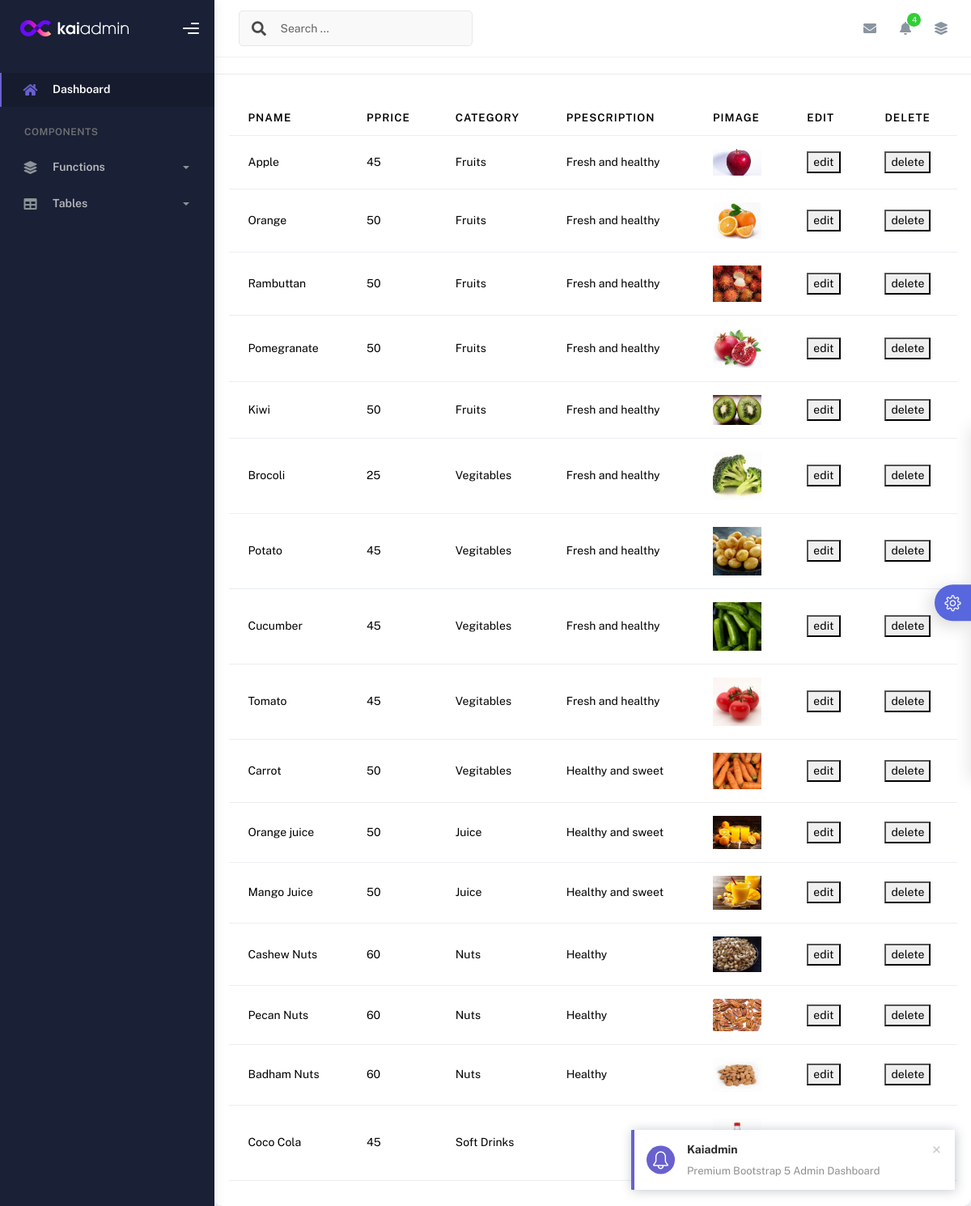
/producttable, run on the app's committed database.
### adminapp/models.py (models this page shows)
class add(models.Model):
    PName=models.CharField(max_length=255)
    PCat=models.CharField(max_length=255)
    PPrice=models.IntegerField(max_length=255)
    PDescription=models.CharField(max_length=255)
    PImage=models.ImageField(upload_to='sample1',default='null.jpg')

### adminapp/views.py (the view)
# urls.py: path('producttable',views.producttable,name='producttable'),
def producttable(request):
    data1=add.objects.all()
    data5=cat.objects.all()
    return render(request,'producttable.html',{'data1':data1,'data':data5})

### adminapp/templates/producttable.html (shortened to what this page needs)
{% extends 'admin1.html' %}
{% block content %}
<div class="card">
  <div class="card-body">
    <table class="table mt-3">
      <thead>
        <tr>
          <th scope="col">PName</th>
          <th scope="col">PPrice</th>
          <th scope="col">Category</th>
          <th scope="col">PPescription</th>
          <th scope="col">PImage</th>
          <th scope="col">Edit</th>
          <th scope="col">Delete</th>
        </tr>
      </thead>
      {% for i in data1 %}
      <tbody>
        <tr>
          <td>{{i.PName}}</td>
          <td>{{i.PPrice}}</td>
          <td>{{i.PCat}}</td>
          <td>{{i.PDescription}}</td>
          <td><img src="{{i.PImage.url}}" alt="" width="60px"></td>
          <td><a href="{% url 'edit1' id=i.id %}"><button>edit</button></a></td>
          <td><a href="{% url 'delete1' id=i.id %}"><button>delete</button></a></td>
        </tr>
      </tbody>
      {% endfor %}
    </table>
  </div>
</div>
{% endblock %}

### adminapp/templates/admin1.html (shortened to what this page needs)
{% load static %}
<!DOCTYPE html>
<html lang="en">
  <head>
    <link rel="stylesheet" href="{% static 'assets/css/bootstrap.min.css' %}" />
    <link rel="stylesheet" href="{% static 'assets/css/plugins.min.css' %}" />
    <link rel="stylesheet" href="{% static 'assets/css/kaiadmin.min.css' %}" />
    <link rel="stylesheet" href="{% static 'assets/css/demo.css' %}" />
  </head>
  <body>
    <div class="wrapper">
      <div class="sidebar" data-background-color="dark">
        <div class="sidebar-logo">
          <div class="logo-header" data-background-color="dark">
            <a href="{% url 'admin1' %}" class="logo">
              <img
                src="{% static 'assets/img/kaiadmin/logo_light.svg' %}"
                alt="navbar brand"
                class="navbar-brand"
                height="20"
              />
            </a>
            <div class="nav-toggle">
              <button class="btn btn-toggle toggle-sidebar">
                <i class="gg-menu-right"></i>
              </button>
            </div>
          </div>
        </div>
        <div class="sidebar-wrapper scrollbar scrollbar-inner">
          <div class="sidebar-content">
            <ul class="nav nav-secondary">
              <li class="nav-item active">
                <a
                  data-bs-toggle="collapse"
                  href="#dashboard"
                  class="collapsed"
                  aria-expanded="false"
                >
                  <i class="fas fa-home"></i>
                  <p>Dashboard</p>
                </a>
              </li>
              <li class="nav-section">
                <h4 class="text-section">Components</h4>
              </li>
              <li class="nav-item">
                <a data-bs-toggle="collapse" href="#base">
                  <i class="fas fa-layer-group"></i>
                  <p>Functions</p>
                  <span class="caret"></span>
                </a>
              </li>
              <li class="nav-item">
                <a data-bs-toggle="collapse" href="#tables">
                  <i class="fas fa-table"></i>
                  <p>Tables</p>
                  <span class="caret"></span>
                </a>
              </li>
            </ul>
          </div>
        </div>
      </div>
      <div class="main-panel">
        <div class="main-header">
          <nav
            class="navbar navbar-header navbar-header-transparent navbar-expand-lg border-bottom"
          >
            <div class="container-fluid">
              <nav
                class="navbar navbar-header-left navbar-expand-lg navbar-form nav-search p-0 d-none d-lg-flex"
              >
                <div class="input-group">
                  <div class="input-group-prepend">
                    <button type="submit" class="btn btn-search pe-1">
                      <i class="fa fa-search search-icon"></i>
                    </button>
                  </div>
                  <input
                    type="text"
                    placeholder="Search ..."
                    class="form-control"
                  />
                </div>
              </nav>
              <ul class="navbar-nav topbar-nav ms-md-auto align-items-center">
                <li class="nav-item topbar-icon dropdown hidden-caret">
                  <a
                    class="nav-link dropdown-toggle"
                    href="#"
                    id="messageDropdown"
                    role="button"
                    data-bs-toggle="dropdown"
                    aria-haspopup="true"
                    aria-expanded="false"
                  >
                    <i class="fa fa-envelope"></i>
                  </a>
                </li>
                <li class="nav-item topbar-icon dropdown hidden-caret">
                  <a
                    class="nav-link dropdown-toggle"
                    href="#"
                    id="notifDropdown"
                    role="button"
                    data-bs-toggle="dropdown"
                    aria-haspopup="true"
                    aria-expanded="false"
                  >
                    <i class="fa fa-bell"></i>
                    <span class="notification">4</span>
                  </a>
                </li>
                <li class="nav-item topbar-icon dropdown hidden-caret">
                  <a
                    class="nav-link"
                    data-bs-toggle="dropdown"
                    href="#"
                    aria-expanded="false"
                  >
                    <i class="fas fa-layer-group"></i>
                  </a>
                </li>
              </ul>
            </div>
          </nav>
        </div>
{% block content %}{% endblock %}
                    </div>
                  </div>
      <div class="custom-template">
        <div class="custom-toggle">
          <i class="icon-settings"></i>
        </div>
      </div>
  </body>
</html>

### adminapp/static/assets/css/demo.css (style rules this page uses)
.custom-template { position: fixed; top: 50%; transform: translateY(-50%); right: -325px; width: 325px; height: max-content; display: block; z-index: 1; background: #ffffff; transition: all .3s; z-index: 1003; box-shadow: -1px 1px 20px rgba(69, 65, 78, 0.15); border-top-left-radius: 5px; border-bottom-left-radius: 5px; transition: all .5s; }
.custom-template .custom-toggle { position: absolute; width: 45px; height: 45px; background: #5867dd; top: 50%; left: -45px; transform: translateY(-50%); display: flex; align-items: center; justify-content: center; text-align: center; border-top-left-radius: 30px; border-bottom-left-radius: 30px; cursor: pointer; color: #ffffff; box-shadow: -5px 5px 20px rgba(69, 65, 78, 0.21); }
.custom-template .custom-toggle i { font-size: 20px; animation: 1.3s spin linear infinite; }

### data on the page
add: PName "Apple", PPrice "45", PCat "Fruits", PDescription "Fresh and healthy", PImage (picture)
add: PName "Orange", PPrice "50", PCat "Fruits", PDescription "Fresh and healthy", PImage (picture)
add: PName "Rambuttan", PPrice "50", PCat "Fruits", PDescription "Fresh and healthy", PImage (picture)
add: PName "Pomegranate", PPrice "50", PCat "Fruits", PDescription "Fresh and healthy", PImage (picture)
add: PName "Kiwi", PPrice "50", PCat "Fruits", PDescription "Fresh and healthy", PImage (picture)
add: PName "Brocoli", PPrice "25", PCat "Vegitables", PDescription "Fresh and healthy", PImage (picture)
add: PName "Potato", PPrice "45", PCat "Vegitables", PDescription "Fresh and healthy", PImage (picture)
add: PName "Cucumber", PPrice "45", PCat "Vegitables", PDescription "Fresh and healthy", PImage (picture)
add: PName "Tomato", PPrice "45", PCat "Vegitables", PDescription "Fresh and healthy", PImage (picture)
add: PName "Carrot", PPrice "50", PCat "Vegitables", PDescription "Healthy and sweet", PImage (picture)
add: PName "Orange juice", PPrice "50", PCat "Juice", PDescription "Healthy and sweet", PImage (picture)
add: PName "Mango Juice", PPrice "50", PCat "Juice", PDescription "Healthy and sweet", PImage (picture)
add: PName "Cashew Nuts", PPrice "60", PCat "Nuts", PDescription "Healthy", PImage (picture)
add: PName "Pecan Nuts", PPrice "60", PCat "Nuts", PDescription "Healthy", PImage (picture)
add: PName "Badham Nuts", PPrice "60", PCat "Nuts", PDescription "Healthy", PImage (picture)
add: PName "Coco Cola", PPrice "45", PCat "Soft Drinks"
